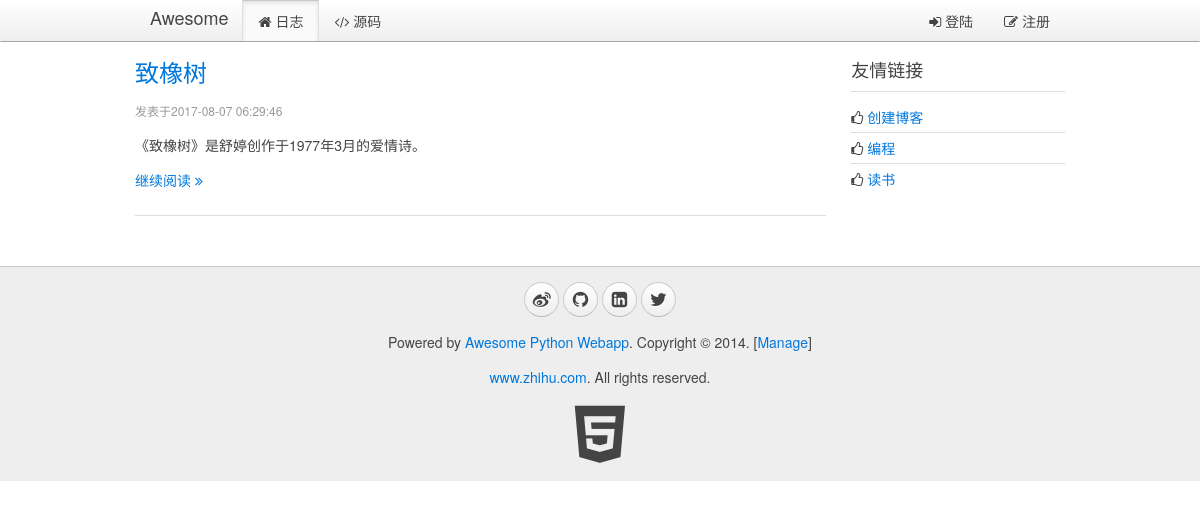
The app's page /, older data.
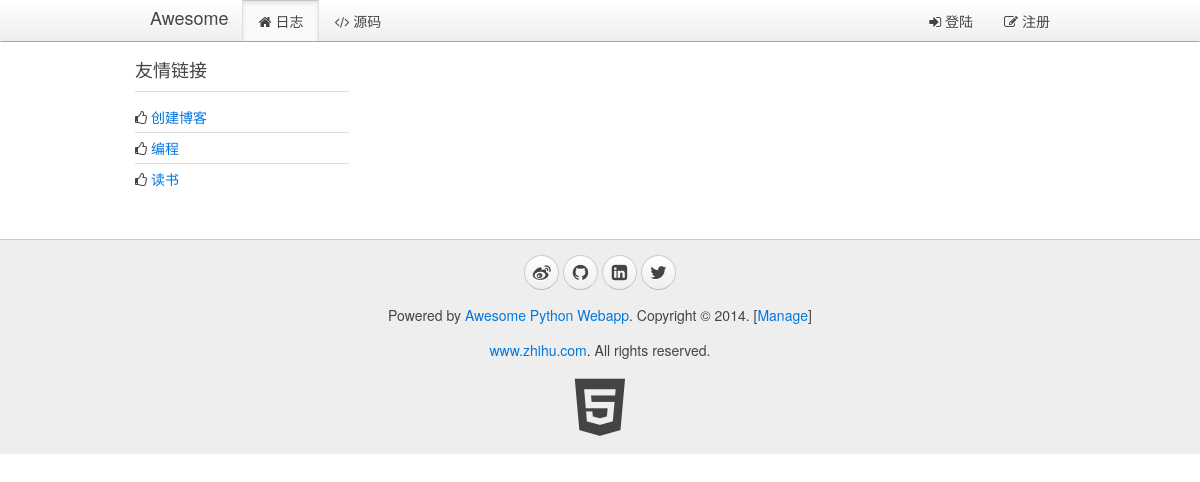
The same page, newer data.
### Blog/models.py (models this page shows, shortened)
@python_2_unicode_compatible
class Blog(models.Model):
    id = models.CharField(max_length=50, default=next_id(), primary_key=True)
    user_id = models.CharField(max_length=50, null=True)
    user_name = models.CharField(max_length=50, null=True)
    user_image = models.CharField(max_length=500, null=True)
    name = models.CharField(max_length=50, null=True)
    summary = models.CharField(max_length=200, null=True)
    content = models.TextField(null=True)
    created_at = models.DateTimeField(default=timezone.now)

### Blog/views.py (the view)
# urls.py: url(r'^$', views.index, name='index'),
def index(request):
    return render(request, 'Blog/index.html', context={
        'blogs': Blog.objects.order_by('created_at')[::-1]
    })

### Blog/templatetags/dateformat.py (called while the page is built)
@register.filter('dateformat')
def dateformat(t):
    try:
        return datetime.fromtimestamp(t). \
            replace(tzinfo=timezone.utc).strftime('%Y-%m-%d %H:%M:%S')
    except:
        return t.__format__('%Y-%m-%d %H:%M:%S')

### Blog/templates/Blog/index.html (shortened to what this page needs)
{% extends 'Blog/__base__.html' %}
{% block content %}
	<div class="uk-width-medium-3-4">
		{% for blog in blogs %}
			<article class="uk-article">
				<h2><a href="/blogs/{{ blog.id }}">{{ blog.name }}</a></h2>
				{% load dateformat %}
				<p class="uk-article-meta">发表于{{ blog.created_at | dateformat }}</p>
				<p>{{ blog.summary }}</p>
				<p><a href="/blogs/{{ blog.id }}">继续阅读 <i class="uk-icon-angle-double-right"></i></a></p>
			</article>
			<hr class="uk-article-divider">
		{% endfor %}
	</div>
    <div class="uk-width-medium-1-4">
        <div class="uk-panel uk-panel-header">
            <h3 class="uk-panel-title">友情链接</h3>
            <ul class="uk-list uk-list-line">
				<li><i class="uk-icon-thumbs-o-up"></i> <a href="/create_blogs">创建博客</a></li>
                <li><i class="uk-icon-thumbs-o-up"></i> <a href="#">编程</a></li>
                <li><i class="uk-icon-thumbs-o-up"></i> <a href="#">读书</a></li>
            </ul>
        </div>
    </div>
{% endblock %}

Row changes from the older to the newer data that the page shows:
removed Blog: name "致橡树", created_at "2017-08-07 06:29:46", summary "《致橡树》是舒婷创作于1977年3月的爱情诗。"
